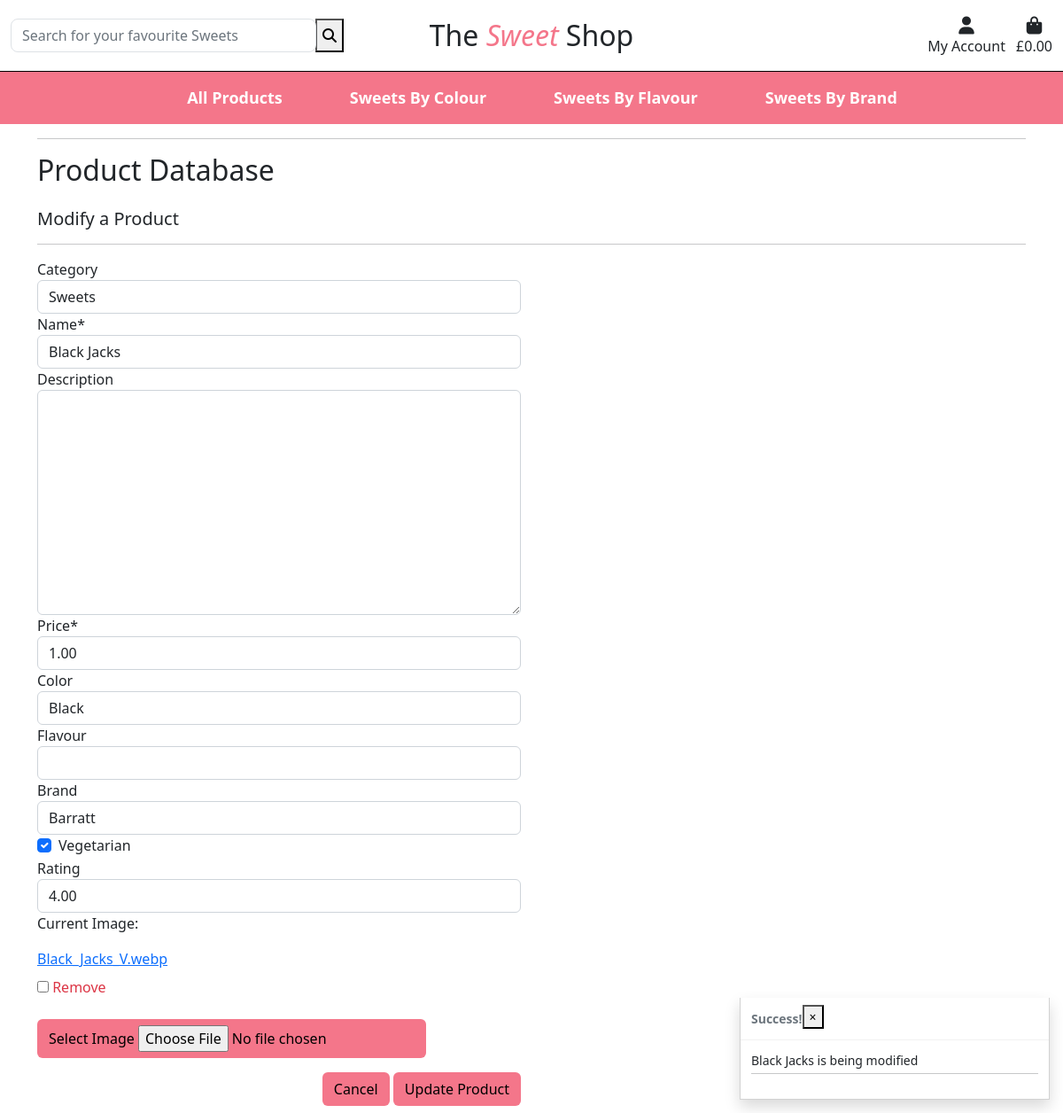
/products/modify/8/ (signed in), run on the app's committed database.
### products/models.py (models this page shows, shortened)
class Product(models.Model):
    category = models.ForeignKey('Category', null=True, blank=True, on_delete=models.SET_NULL)
    name = models.CharField(max_length=254)
    description = models.TextField(null=True, blank=True)
    price = models.DecimalField(max_digits=6, decimal_places=2)
    color = models.CharField(max_length=254, null=True, blank=True)
    flavour = models.CharField(max_length=254, null=True, blank=True)
    brand = models.CharField(max_length=254, null=True, blank=True)
    vegetarian = models.BooleanField()
    rating = models.DecimalField(max_digits=6, decimal_places=2, null=True, blank=True)
    image = models.ImageField(null=True, blank=True)

### products/views.py (the view)
# urls.py: path('modify/<int:product_id>/', views.modify_product, name='modify_product'),
@login_required()
def modify_product(request, product_id):
    if not request.user.is_superuser:
        messages.error(request, 'This function is only available for superusers')
        return redirect(reverse('home'))
    product = get_object_or_404(Product, pk=product_id)
    if request.method == 'POST':
        form = ModifyProductsForm(request.POST, request.FILES, instance=product)
        if form.is_valid():
            form.save()
            messages.success(request, 'Product Updated')
            return redirect(reverse('product_detail', args=[product.id]))
        else:
            messages.error(request, 'Product could not be modified, Please ensure the form is correct and there are no missing fields')
    else:
        form = ModifyProductsForm(instance=product)
        messages.info(request, f'{product.name} is being modified')
    template = 'products/modify_product.html'
    context = {
        'form': form,
        'product': product,
    }
    return render(request, template, context)

### products/forms.py
class ModifyProductsForm(forms.ModelForm):
    class Meta:
        model = Product
        fields = '__all__'
    image = forms.ImageField(label='Image', required=False, widget=CustomClearableFileInput)
    def __init__(self, *args, **kwargs):
        super().__init__(*args, **kwargs)
        categories = Category.objects.all()
        friendly_names = [(c.id, c.get_friendly_name()) for c in categories]
        self.fields['category'].choices = friendly_names
        for field_name, field in self.fields.items():
            field.widget.attrs['class'] = 'border-black'

### products/models.py (called while the page is built)
    def get_friendly_name(self):
        return self.friendly_name

### shopping_bag/contexts.py (called while the page is built, shortened)
def shopping_bag_contents(request):
    shopping_bag_items = []
    total = 0
    product_count = 0
    shopping_bag = request.session.get('shopping_bag', {})
    grand_total = total
    context = {
        'shopping_bag_items': shopping_bag_items,
        'total': total,
        'product_count': product_count,
        'grand_total': grand_total,
    }
    return context

### products/templates/products/modify_product.html (shortened to what this page needs)
{% extends "base.html" %}
{% load static %}
{% block content %}
    <div class="container push-down">
        <div class="row">
            <div class="col">
                <hr>
                <h2 class="mb-4">Product Database</h2>
                <h5>Modify a Product</h5>
                <hr>
            </div>
        </div>
        <div class="row">
            <div class="col-12 col-md-6">
                <form method="POST" action="{% url 'modify_product' %}" class="form mb-2" enctype="multipart/form-data">
                    {% for field in form %}
                        {% if field.name != 'image' %}
                            {{ field | as_crispy_field }}
                        {% else %}
                            {{ field }}
                        {% endif %}
                    {% endfor %}
                    <div class="text-end">
                        <a href="{% url 'products' %}" class="btn">Cancel</a>
                        <button class="btn" type="submit">Update Product</button>
                    </div>
                </form>
            </div>
        </div>
    </div>
{% endblock %}

### products/templates/products/custom_widget_templates/custom_clearable_file_input.html (shortened to what this page needs)
{% if widget.is_initial %}
    <p>{{ widget.initial_text }}:</p>
    <a href="{{ widget.value.url }}">
        {{ widget.value }}
    </a>
    {% if not widget.required %}
    <div class="custom-control custom-checkbox mt-2">
        <input class="custom-control-input" type="checkbox" name="{{ widget.checkbox_name }}" id="{{ widget.checkbox_id }}">
        <label class="custom-control-label text-danger" for="{{ widget.checkbox_id }}">{{ widget.clear_checkbox_label }}</label>
    </div>
    {% endif %}<br>
{% endif %}
<span class="btn">
    Select Image <input id="new-image" type="{{ widget.type }}" name="{{ widget.name }}"{% include "django/forms/widgets/attrs.html" %}>
</span>

### static/css/base.css (style rules this page uses)
.push-down { margin-top: 140px; }
.btn { background-color: #f4768a; color: black; }

### data on the page
Product: category "Sweets" "Black Jacks" "1.00" "Black" "Barratt" "☑" "4.00", value "Black_Jacks_V.webp"

### other printed values
{{ message }} "Black Jacks is being modified"
{{ widget.initial_text }} "Current Image"
{{ widget.clear_checkbox_label }} "Remove"
